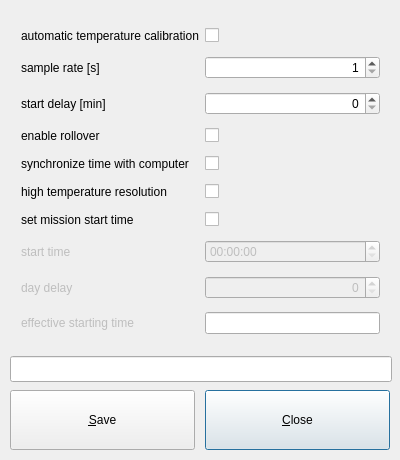
<?xml version="1.0" encoding="UTF-8"?>
<ui version="4.0">
 <class>MissionParameterUIClass</class>
 <widget class="QDialog" name="MissionParameterUIClass">
  <property name="windowModality">
   <enum>Qt::WindowModal</enum>
  </property>
  <property name="geometry">
   <rect>
    <x>0</x>
    <y>0</y>
    <width>400</width>
    <height>460</height>
   </rect>
  </property>
  <property name="minimumSize">
   <size>
    <width>400</width>
    <height>460</height>
   </size>
  </property>
  <property name="maximumSize">
   <size>
    <width>400</width>
    <height>460</height>
   </size>
  </property>
  <property name="windowTitle">
   <string>iAssist - Edit Mission Parameter File</string>
  </property>
  <widget class="QLineEdit" name="txtStatus">
   <property name="geometry">
    <rect>
     <x>10</x>
     <y>356</y>
     <width>382</width>
     <height>26</height>
    </rect>
   </property>
   <property name="focusPolicy">
    <enum>Qt::NoFocus</enum>
   </property>
   <property name="readOnly">
    <bool>true</bool>
   </property>
  </widget>
  <widget class="QPushButton" name="btnClose">
   <property name="geometry">
    <rect>
     <x>205</x>
     <y>390</y>
     <width>185</width>
     <height>60</height>
    </rect>
   </property>
   <property name="text">
    <string>&amp;Close</string>
   </property>
  </widget>
  <widget class="QPushButton" name="btnSave">
   <property name="geometry">
    <rect>
     <x>10</x>
     <y>390</y>
     <width>185</width>
     <height>60</height>
    </rect>
   </property>
   <property name="text">
    <string>&amp;Save</string>
   </property>
  </widget>
  <widget class="QWidget" name="formLayoutWidget">
   <property name="geometry">
    <rect>
     <x>10</x>
     <y>10</y>
     <width>381</width>
     <height>350</height>
    </rect>
   </property>
   <layout class="QFormLayout" name="formLayout">
    <property name="fieldGrowthPolicy">
     <enum>QFormLayout::AllNonFixedFieldsGrow</enum>
    </property>
    <item row="0" column="0">
     <widget class="QLabel" name="label0">
      <property name="sizePolicy">
       <sizepolicy hsizetype="Minimum" vsizetype="Minimum">
        <horstretch>200</horstretch>
        <verstretch>1</verstretch>
       </sizepolicy>
      </property>
      <property name="text">
       <string>automatic temperature calibration</string>
      </property>
     </widget>
    </item>
    <item row="0" column="1">
     <widget class="QCheckBox" name="param0">
      <property name="sizePolicy">
       <sizepolicy hsizetype="Maximum" vsizetype="Fixed">
        <horstretch>0</horstretch>
        <verstretch>0</verstretch>
       </sizepolicy>
      </property>
      <property name="text">
       <string/>
      </property>
     </widget>
    </item>
    <item row="1" column="0">
     <widget class="QLabel" name="label1">
      <property name="sizePolicy">
       <sizepolicy hsizetype="Minimum" vsizetype="Minimum">
        <horstretch>200</horstretch>
        <verstretch>1</verstretch>
       </sizepolicy>
      </property>
      <property name="text">
       <string>sample rate [s]</string>
      </property>
     </widget>
    </item>
    <item row="1" column="1">
     <widget class="QSpinBox" name="param1">
      <property name="sizePolicy">
       <sizepolicy hsizetype="Preferred" vsizetype="Maximum">
        <horstretch>0</horstretch>
        <verstretch>0</verstretch>
       </sizepolicy>
      </property>
      <property name="toolTip">
       <string>[1, 982800]</string>
      </property>
      <property name="alignment">
       <set>Qt::AlignRight|Qt::AlignTrailing|Qt::AlignVCenter</set>
      </property>
      <property name="minimum">
       <number>1</number>
      </property>
      <property name="maximum">
       <number>982800</number>
      </property>
     </widget>
    </item>
    <item row="2" column="0">
     <widget class="QLabel" name="label2">
      <property name="sizePolicy">
       <sizepolicy hsizetype="Minimum" vsizetype="Minimum">
        <horstretch>200</horstretch>
        <verstretch>1</verstretch>
       </sizepolicy>
      </property>
      <property name="text">
       <string>start delay [min]</string>
      </property>
     </widget>
    </item>
    <item row="2" column="1">
     <widget class="QSpinBox" name="param2">
      <property name="sizePolicy">
       <sizepolicy hsizetype="Preferred" vsizetype="Maximum">
        <horstretch>0</horstretch>
        <verstretch>0</verstretch>
       </sizepolicy>
      </property>
      <property name="toolTip">
       <string>[0, 16777215]</string>
      </property>
      <property name="alignment">
       <set>Qt::AlignRight|Qt::AlignTrailing|Qt::AlignVCenter</set>
      </property>
      <property name="maximum">
       <number>16777215</number>
      </property>
     </widget>
    </item>
    <item row="3" column="0">
     <widget class="QLabel" name="label3">
      <property name="sizePolicy">
       <sizepolicy hsizetype="Minimum" vsizetype="Minimum">
        <horstretch>200</horstretch>
        <verstretch>1</verstretch>
       </sizepolicy>
      </property>
      <property name="toolTip">
       <string>Do not modify!</string>
      </property>
      <property name="text">
       <string>enable rollover</string>
      </property>
     </widget>
    </item>
    <item row="3" column="1">
     <widget class="QCheckBox" name="param3">
      <property name="sizePolicy">
       <sizepolicy hsizetype="Maximum" vsizetype="Fixed">
        <horstretch>0</horstretch>
        <verstretch>0</verstretch>
       </sizepolicy>
      </property>
      <property name="text">
       <string/>
      </property>
      <property name="checkable">
       <bool>true</bool>
      </property>
      <property name="tristate">
       <bool>false</bool>
      </property>
     </widget>
    </item>
    <item row="4" column="0">
     <widget class="QLabel" name="label4">
      <property name="sizePolicy">
       <sizepolicy hsizetype="Minimum" vsizetype="Minimum">
        <horstretch>200</horstretch>
        <verstretch>1</verstretch>
       </sizepolicy>
      </property>
      <property name="text">
       <string>synchronize time with computer</string>
      </property>
     </widget>
    </item>
    <item row="4" column="1">
     <widget class="QCheckBox" name="param4">
      <property name="sizePolicy">
       <sizepolicy hsizetype="Maximum" vsizetype="Fixed">
        <horstretch>0</horstretch>
        <verstretch>0</verstretch>
       </sizepolicy>
      </property>
      <property name="text">
       <string/>
      </property>
     </widget>
    </item>
    <item row="5" column="0">
     <widget class="QLabel" name="label5">
      <property name="sizePolicy">
       <sizepolicy hsizetype="Minimum" vsizetype="Minimum">
        <horstretch>200</horstretch>
        <verstretch>1</verstretch>
       </sizepolicy>
      </property>
      <property name="toolTip">
       <string>low temperature resolutoin:	8 bit
high temperature resolution:	16 bit</string>
      </property>
      <property name="text">
       <string>high temperature resolution</string>
      </property>
     </widget>
    </item>
    <item row="5" column="1">
     <widget class="QCheckBox" name="param5">
      <property name="sizePolicy">
       <sizepolicy hsizetype="Maximum" vsizetype="Fixed">
        <horstretch>0</horstretch>
        <verstretch>0</verstretch>
       </sizepolicy>
      </property>
      <property name="text">
       <string/>
      </property>
     </widget>
    </item>
    <item row="6" column="0">
     <widget class="QLabel" name="label6">
      <property name="sizePolicy">
       <sizepolicy hsizetype="Minimum" vsizetype="Minimum">
        <horstretch>200</horstretch>
        <verstretch>1</verstretch>
       </sizepolicy>
      </property>
      <property name="font">
       <font>
        <strikeout>false</strikeout>
       </font>
      </property>
      <property name="text">
       <string>set mission start time</string>
      </property>
     </widget>
    </item>
    <item row="6" column="1">
     <widget class="QCheckBox" name="param6">
      <property name="sizePolicy">
       <sizepolicy hsizetype="Maximum" vsizetype="Fixed">
        <horstretch>0</horstretch>
        <verstretch>0</verstretch>
       </sizepolicy>
      </property>
      <property name="text">
       <string/>
      </property>
     </widget>
    </item>
    <item row="7" column="0">
     <widget class="QLabel" name="label7">
      <property name="enabled">
       <bool>false</bool>
      </property>
      <property name="text">
       <string>start time</string>
      </property>
     </widget>
    </item>
    <item row="7" column="1">
     <widget class="QTimeEdit" name="param7">
      <property name="enabled">
       <bool>false</bool>
      </property>
     </widget>
    </item>
    <item row="8" column="0">
     <widget class="QLabel" name="label8">
      <property name="enabled">
       <bool>false</bool>
      </property>
      <property name="sizePolicy">
       <sizepolicy hsizetype="Minimum" vsizetype="Minimum">
        <horstretch>200</horstretch>
        <verstretch>1</verstretch>
       </sizepolicy>
      </property>
      <property name="font">
       <font>
        <strikeout>false</strikeout>
       </font>
      </property>
      <property name="toolTip">
       <string>Set this if you want to start the mission at 00:00 some other day.</string>
      </property>
      <property name="whatsThis">
       <string/>
      </property>
      <property name="text">
       <string>day delay</string>
      </property>
     </widget>
    </item>
    <item row="8" column="1">
     <widget class="QSpinBox" name="param8">
      <property name="enabled">
       <bool>false</bool>
      </property>
      <property name="sizePolicy">
       <sizepolicy hsizetype="Preferred" vsizetype="Maximum">
        <horstretch>0</horstretch>
        <verstretch>0</verstretch>
       </sizepolicy>
      </property>
      <property name="toolTip">
       <string>[0, 365]</string>
      </property>
      <property name="alignment">
       <set>Qt::AlignRight|Qt::AlignTrailing|Qt::AlignVCenter</set>
      </property>
      <property name="maximum">
       <number>365</number>
      </property>
     </widget>
    </item>
    <item row="9" column="0">
     <widget class="QLabel" name="ddsdsLabel">
      <property name="enabled">
       <bool>false</bool>
      </property>
      <property name="text">
       <string>effective starting time</string>
      </property>
     </widget>
    </item>
    <item row="9" column="1">
     <widget class="QLineEdit" name="labelStartTime">
      <property name="readOnly">
       <bool>true</bool>
      </property>
     </widget>
    </item>
   </layout>
  </widget>
 </widget>
 <layoutdefault spacing="6" margin="11"/>
 <tabstops>
  <tabstop>btnSave</tabstop>
  <tabstop>btnClose</tabstop>
  <tabstop>param0</tabstop>
  <tabstop>param1</tabstop>
  <tabstop>param2</tabstop>
  <tabstop>param3</tabstop>
  <tabstop>param4</tabstop>
  <tabstop>param5</tabstop>
  <tabstop>param6</tabstop>
  <tabstop>param8</tabstop>
 </tabstops>
 <resources/>
 <connections/>
</ui>
